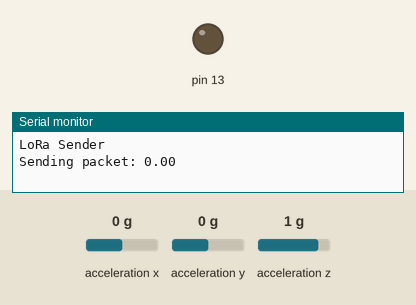
Simulated run of this sketch. Board: Arduino Uno, built with avr-gcc and run on an emulated ATmega328P. Shown: output pins drawn as LEDs (lit = HIGH), the last lines printed to the serial monitor. The inputs (shaded band) are chosen by the test bench; at power-on: acceleration x 0 g, acceleration y 0 g, acceleration z 1 g. No radio packets arrive unless stated.

Above: at 2.2 s.
2.3 s: acceleration x set to -1.4 g
At 7.5 s:
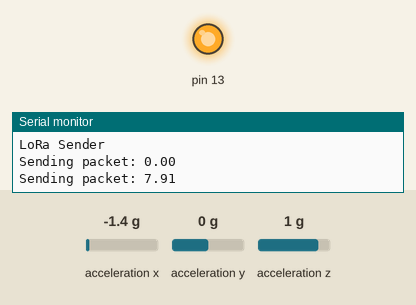
Timing chart, 0 to 9.0 s (numbered marks = the images above; inputs shaded):
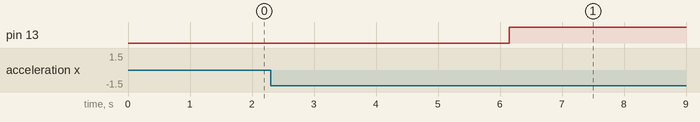

Measured:
- after the input at 2.3 s, pin 13: LOW → HIGH after 3.8 s

The sketch:

LoRaSender.ino
```cpp
#include <SPI.h>
#include <LoRa.h>

#include <Adafruit_Sensor.h>
#include <Adafruit_ADXL345_U.h>
Adafruit_ADXL345_Unified accel = Adafruit_ADXL345_Unified();

float acceleration_x, acceleration_y, acceleration_z, acceleration;
float calibration_x, calibration_y, calibration_z;
float skalarichter,magnitude=0;
int flag=0;

void calibration(){
 sensors_event_t event;
 accel.getEvent(&event);
 calibration_x = event.acceleration.x;
 calibration_y = event.acceleration.y;
 calibration_z = event.acceleration.z;
}
void read_acceleration(){
 sensors_event_t event;
 accel.getEvent(&event);
 acceleration_x = abs(event.acceleration.x-calibration_x);
 acceleration_y = abs(event.acceleration.y-calibration_y);

 acceleration_z = abs(event.acceleration.z-calibration_z);
 float xymax = max(acceleration_x,acceleration_y);
 acceleration = max(xymax,acceleration_z)-0.04;
 if(acceleration<0)acceleration=0;
}

void convert_skalarichter(){
 if(acceleration>0 && acceleration<0.017){
 magnitude=1;
 skalarichter = ((log(acceleration)) + 1.6 * (log(30)) - 0.15);
 }
 if(acceleration>=0.017 && acceleration<0.045){
 magnitude=2;
 skalarichter = ((log(acceleration)) + 1.6 * (log(30)) - 0.15);
 }
 if(acceleration>=0.045 && acceleration<0.14){
 magnitude=3;
 skalarichter = ((log(acceleration)) + 1.6 * (log(30)) - 0.15);
 }
 if(acceleration>=0.14 && acceleration<0.39){
 magnitude=4;
 skalarichter = ((log(acceleration)) + 1.6 * (log(30)) - 0.15);
 }
 if(acceleration>=0.39 && acceleration<0.92){
 magnitude=5;
 skalarichter = ((log(acceleration)) + 1.6 * (log(30)) - 0.15);
 }
 if(acceleration>=0.92 && acceleration<1.8){
 magnitude=6;
 skalarichter = ((log(acceleration)) + 1.6 * (log(30)) - 0.15);
 }
 if(acceleration>=1.8 && acceleration<3.4){
 magnitude=7;
 skalarichter = ((log(acceleration)) + 1.6 * (log(30)) - 0.15);
 }
 if(acceleration>=3.4 && acceleration<6.5){
 magnitude=8;
 skalarichter = ((log(acceleration)) + 1.6 * (log(30)) - 0.15);
 }
 if(acceleration>=6.5 && acceleration<12.4){
 magnitude=9;
 skalarichter = ((log(acceleration)) + 1.6 * (log(30)) - 0.15);
 }
 if(acceleration>=12.4){
 magnitude=10;
 skalarichter = ((log(acceleration)) + 1.6 * (log(30)) - 0.15);
 }
}

void setup() {
  Serial.begin(9600);
  while (!Serial);

  Serial.println("LoRa Sender");

  if (!LoRa.begin(433E6)) {
    Serial.println("Starting LoRa failed!");
    while (1);
  }
   pinMode(13,OUTPUT);
 if(!accel.begin())
 {
 Serial.println("ADXL345 no detected!");
 }

 accel.setRange(ADXL345_RANGE_16_G);
 delay(1000);
 calibration();
}

void loop() {
  Serial.print("Sending packet: ");
  // send packet
  LoRa.beginPacket();
  LoRa.print("Skalarichter_");
  LoRa.print(skalarichter);
  LoRa.endPacket();

  read_acceleration();
  convert_skalarichter();

 Serial.println(skalarichter);
 if(skalarichter>4) {
 flag=1;
 }
 if(flag==1)
 {
 digitalWrite(13,HIGH);
 }
  delay(5000);
}
```
